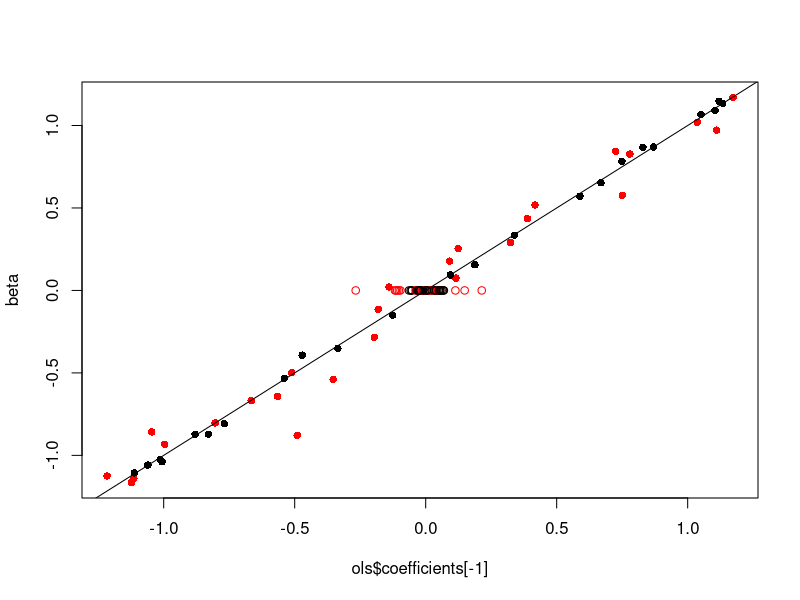
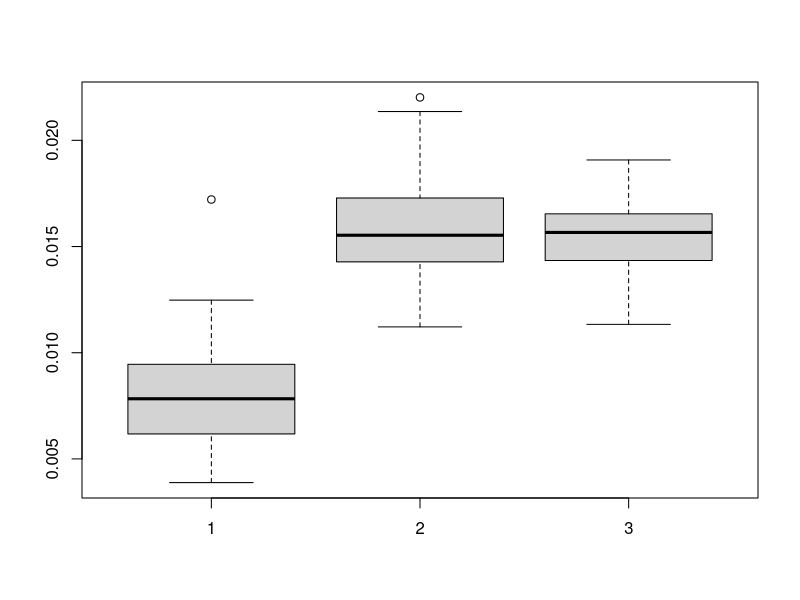
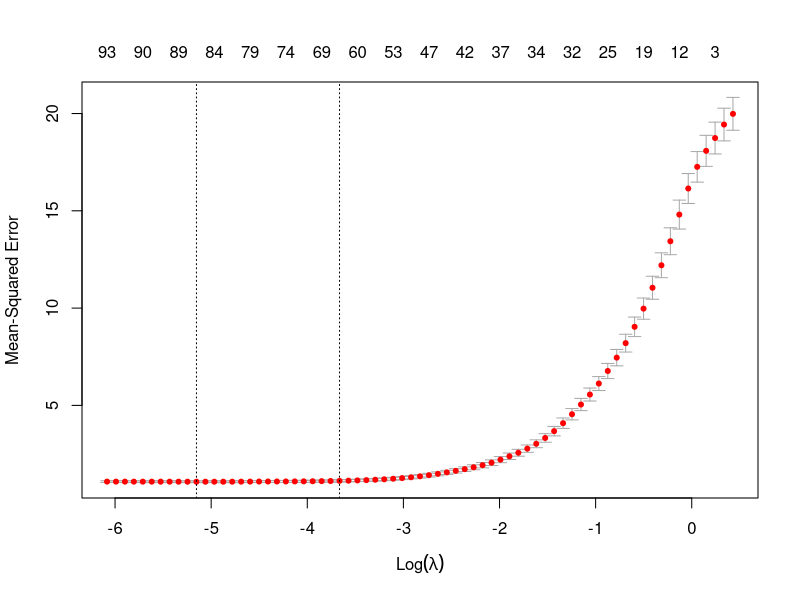

Recreate these plots in R, in order. (Note: a time limit stopped this script after it produced the figures.)
## ---- chunk 1
sample_size <- 1000
p <- 100
useful_p <- 50

# number of corr features
collin_p <- 50
useful_ind <- sample(p, useful_p)
corr_ind <- sample(p, collin_p)

# independent variables
z <- rnorm(sample_size)
corrs <- rep(0, p)
corrs[corr_ind] <- runif(collin_p, 0.3, 0.9)
x <- sapply(corrs,
            function(corr) corr * z + (1 - corr) * rnorm(sample_size))

noise <- rnorm(sample_size)

#first option: generate y according to z
#y <- 2 * z + noise

#second option create a beta that defaults to beta (useless) and for some unknown 
#locations of beta, assign random useful coefficients. 
beta <- rep(0, p)
beta[useful_ind] <- runif(useful_p, -1.2, 1.2)

#matrix multiplication to get Y: most beta is zero and then add noise on top
y <- x %*% beta + noise

ols <- lm(y ~ x)
ols_summ <- summary(ols)$coefficients

rownames(ols_summ)[ols_summ[,4] < 0.05]
length(rownames(ols_summ)[ols_summ[,4]<0.05])


cols <- rep('black', p)
cols[corr_ind] <- "red"
pchs <- rep(1, p)
pchs[useful_ind] <- 16
plot(ols$coefficients[-1], beta,
     pch=pchs, col=cols)
abline(a=0, b=1)
## ---- chunk 2
library(glmnet)
lasso_cv <- cv.glmnet(cbind(x, y), y, alpha=1)
coef(lasso_cv)
lasso_mod <- glmnet(x, y, alpha=1, lambda=lasso_cv$lambda.1se)
coef(lasso_mod)
## ---- chunk 3


sample_size <- 1000
p <- 100
useful_p <- 50
# number of corr features
collin_p <- 50
useful_ind <- sample(p, useful_p)
corr_ind <- sample(p, collin_p)

# independent variables
z <- rnorm(sample_size)
corrs <- rep(0, p)
corrs[corr_ind] <- runif(collin_p, 0.3, 0.9)
x <- sapply(corrs,
            function(corr) corr * z + (1 - corr) * rnorm(sample_size))

noise <- rnorm(sample_size)
# y <- 2 * z + noise
beta <- rep(0, p)
beta[useful_ind] <- runif(useful_p, -1.2, 1.2)
y <- x %*% beta + noise


sim_num <- 100

beta_mse <- matrix(NA, ncol=3, nrow=sim_num)
z_coeffs <- matrix(NA, ncol=3, nrow=sim_num)
for(i in seq_len(sim_num)){
  if(i %% 10 == 0){
    print(i)
  }
  noise <- rnorm(sample_size)
  # y <- 2 * z + noise
  y <- x %*% beta + noise

  ols <- lm(y ~ x)
  lasso_cv <- cv.glmnet(x, y, alpha=1)
  ridge_cv <- cv.glmnet(x, y, alpha=0)
  beta_mse[i, 1] <- mean((beta - ols$coefficients[-1])^2)
  beta_mse[i, 2] <- mean((beta - coef(lasso_cv)[-1])^2)
  beta_mse[i, 3] <- mean((beta - coef(ridge_cv)[-1])^2)
}

boxplot(beta_mse)
abline(h=2)

plot(lasso_cv)
## ---- chunk 4
sim_num <- 100
beta_mse
z_coeffs <- matrix(NA, ncol=3, nrow=sim_num)
for(i in seq_len(sim_num)){
  if(i %% 10 == 0){
    print(i)
  }
  noise <- rnorm(sample_size)
  y <- 2 * z + noise
  #y <- x %*%
  
  ols <- lm(y ~ x + z)
  lasso_cv <- cv.glmnet(x, y, alpha=1)
  ridge_cv <- cv.glmnet(x, y, alpha=0)
  #z_coeffs[i, 1] <- tail(ols$coefficients, 1)
  #z_coeffs[i, 2] <- tail(coef(lasso_cv), 1)[1, 1]
  #z_coeffs[i, 3] <- tail(coef(ridge_cv), 1)[1, 1]
  
  #if we aren't using z, maybe we should look at prediction accuracy
  
  #you could also use y according to the beta value instead
  #beta_mse[i,1] <- mean((beta - ols$coefficients[-1])^2) #drops the intercept term
}


boxplot(z_coeffs)
abline(h=2)
